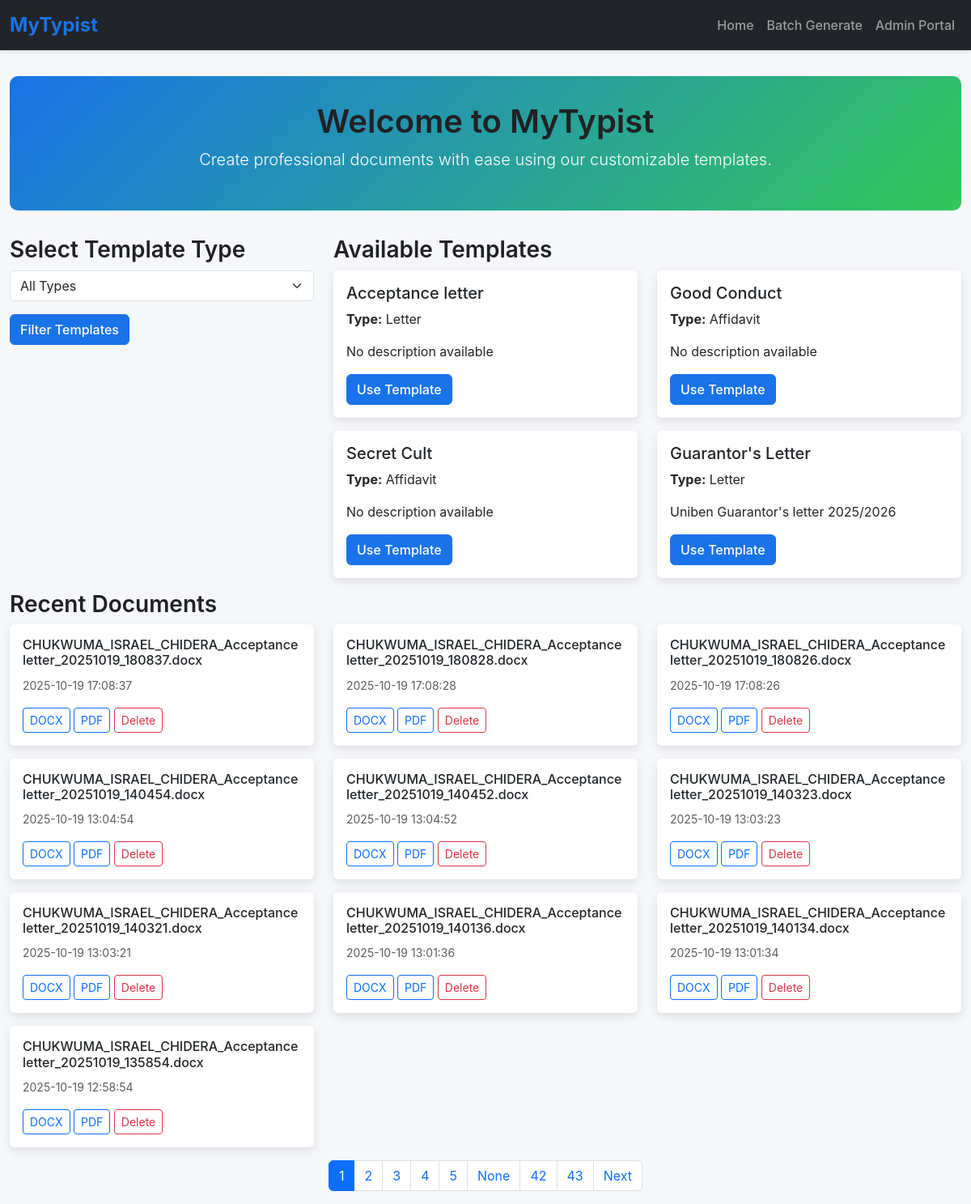
The page / on the database its author committed.
### app.py (models this page shows)
class Template(db.Model):
    __tablename__ = 'template'
    id = db.Column(db.Integer, primary_key=True)
    name = db.Column(db.String(100), nullable=False)
    type = db.Column(db.String(50), nullable=False)
    file_path = db.Column(db.String(200), nullable=False)
    description = db.Column(db.Text)
    font_family = db.Column(db.String(50), default='Times New Roman')
    font_size = db.Column(db.Integer, default=12)
    margin_top = db.Column(db.Float, default=1.0)
    margin_bottom = db.Column(db.Float, default=1.0)
    margin_left = db.Column(db.Float, default=1.0)
    margin_right = db.Column(db.Float, default=1.0)
    default_line_spacing = db.Column(db.Float, default=1.0)
    is_active = db.Column(db.Boolean, default=True)
    created_at = db.Column(db.DateTime, default=lambda: datetime.now(timezone.utc))
    updated_at = db.Column(db.DateTime, default=lambda: datetime.now(timezone.utc),
                          onupdate=lambda: datetime.now(timezone.utc))
    placeholders = db.relationship('Placeholder', back_populates='template',
                                   cascade="all, delete-orphan")
    created_documents = db.relationship('CreatedDocument', back_populates='template',
                                        cascade="all, delete-orphan")

class CreatedDocument(db.Model):
    __tablename__ = 'created_document'
    id = db.Column(db.Integer, primary_key=True)
    template_id = db.Column(db.Integer, db.ForeignKey('template.id'), nullable=False)
    user_name = db.Column(db.String(100), nullable=False)
    user_email = db.Column(db.String(100))
    file_path = db.Column(db.String(200), nullable=False)
    original_filename = db.Column(db.String(200))
    file_size = db.Column(db.Integer)
    created_at = db.Column(db.DateTime, default=lambda: datetime.now(timezone.utc))
    batch_id = db.Column(db.String(50), nullable=True)
    user_inputs = db.Column(db.Text)  # JSON storage of inputs
    template = db.relationship('Template', back_populates='created_documents')

### app.py (the view)
@app.route('/')
@cache.cached(timeout=30)  # Cache for 30 seconds to improve performance
def index():
    page = request.args.get('page', 1, type=int)
    type_filter = request.args.get('type', '')
    query = Template.query.filter_by(is_active=True)
    if type_filter:
        query = query.filter_by(type=type_filter)
    types = cache.get('template_types')
    if types is None:
        types = [t[0] for t in db.session.query(Template.type).distinct().all()]
        cache.set('template_types', types, timeout=300)  # Cache for 5 minutes
    templates = query.with_entities(Template.id, Template.name, Template.type, Template.description).all()
    recent_docs = CreatedDocument.query.order_by(CreatedDocument.created_at.desc()).paginate(
        page=page, per_page=10, error_out=False
    )
    return render_template('index.html', types=types, templates=templates,
                         recent_docs=recent_docs, page=page, total_pages=recent_docs.pages)

### templates/index.html (shortened to what this page needs)
{% extends 'base.html' %}
{% block content %}
<div class="hero text-center">
    <h1>Welcome to MyTypist</h1>
    <p class="lead">Create professional documents with ease using our customizable templates.</p>
</div>
<div class="row">
    <div class="col-md-4 mb-4">
        <h3>Select Template Type</h3>
        <form method="GET" action="{{ url_for('index') }}">
            <div class="mb-3">
                <select name="type" class="form-select">
                    <option value="">All Types</option>
                </select>
            </div>
            <button type="submit" class="btn btn-primary">Filter Templates</button>
        </form>
    </div>
    <div class="col-md-8">
        <h3>Available Templates</h3>
        {% if templates %}
        <div class="row">
            {% for template in templates %}
            <div class="col-md-6 mb-3">
                <div class="card">
                    <div class="card-body">
                        <h5 class="card-title">{{ template.name }}</h5>
                        <p class="card-text"><strong>Type:</strong> {{ template.type }}</p>
                        <p class="card-text">{{ template.description or 'No description available' }}</p>
                        <a href="{{ url_for('create', template_id=template.id) }}" class="btn btn-primary">Use Template</a>
                    </div>
                </div>
            </div>
            {% endfor %}
        </div>
        {% else %}
        <p>No templates available. Please contact the administrator.</p>
        {% endif %}
    </div>
</div>
<h3>Recent Documents</h3>
{% if recent_docs.items %}
<div class="row">
    {% for doc in recent_docs.items %}
    <div class="col-md-4 mb-3">
        <div class="card">
            <div class="card-body">
                <h6 class="card-title">{{ doc.original_filename }}</h6>
                <p class="card-text"><small class="text-muted">{{ doc.created_at.strftime('%Y-%m-%d %H:%M:%S') }}</small></p>
                <a href="{{ url_for('download', document_id=doc.id, format='docx') }}" class="btn btn-sm btn-outline-primary">DOCX</a>
                <a href="{{ url_for('download', document_id=doc.id, format='pdf') }}" class="btn btn-sm btn-outline-primary">PDF</a>
                <a href="{{ url_for('delete_document', document_id=doc.id) }}" class="btn btn-sm btn-outline-danger">Delete</a>
            </div>
        </div>
    </div>
    {% endfor %}
</div>
{% else %}
<p>No recent documents.</p>
{% endif %}
{% if recent_docs.has_prev or recent_docs.has_next %}
<nav aria-label="Page navigation">
    <ul class="pagination justify-content-center">
        {% for p in recent_docs.iter_pages() %}
        <li class="page-item {% if p == recent_docs.page %}active{% endif %}">
            <a class="page-link" href="{{ url_for('index', page=p) }}">{{ p }}</a>
        </li>
        {% endfor %}
        {% if recent_docs.has_next %}
        <li class="page-item"><a class="page-link" href="{{ url_for('index', page=recent_docs.next_num) }}">Next</a></li>
        {% endif %}
    </ul>
</nav>
{% endif %}
{% endblock %}

### templates/base.html (shortened to what this page needs)
<!DOCTYPE html>
<html lang="en">
<head>
    <link href="https://cdn.jsdelivr.net/npm/bootstrap@5.3.0/dist/css/bootstrap.min.css" rel="stylesheet">
</head>
<body>
    <nav class="navbar navbar-expand-lg navbar-dark bg-dark">
        <div class="container-fluid">
            <a class="navbar-brand" href="/">MyTypist</a>
            <div class="collapse navbar-collapse" id="navbarNav">
                <ul class="navbar-nav ms-auto">
                    <li class="nav-item"><a class="nav-link" href="/">Home</a></li>
                    <li class="nav-item"><a class="nav-link" href="/batch">Batch Generate</a></li>
                    <li class="nav-item"><a class="nav-link" href="/admin?key=SecretAdmin123">Admin Portal</a></li>
                </ul>
            </div>
        </div>
    </nav>
    <div class="container">
        {% block content %}{% endblock %}
    </div>
</body>
</html>

### templates/base.html (style rules this page uses)
body { font-family: 'Inter', -apple-system, BlinkMacSystemFont, 'Segoe UI', Roboto, sans-serif; background-color: #f5f7fa; }
.navbar { box-shadow: 0 2px 4px rgba(0, 0, 0, 0.1); }
.navbar-brand { font-weight: 700; font-size: 1.5rem; color: #1a73e8 !important; }
.nav-link { font-weight: 500; transition: color 0.2s; }
.container { max-width: 1200px; padding-top: 2rem; }
.hero { background: linear-gradient(135deg, #1a73e8 0%, #34c759 100%); color: white; padding: 2rem; border-radius: 10px; margin-bottom: 2rem; }
.card { border: none; box-shadow: 0 4px 12px rgba(0, 0, 0, 0.1); transition: transform 0.2s; }
.btn-primary { background-color: #1a73e8; border-color: #1a73e8; font-weight: 500; }
h1, h2, h3 { font-weight: 600; color: #202124; }

### rows shown on the page
Template: name "Acceptance letter", type "Letter", description "No description available"
Template: name "Good Conduct", type "Affidavit", description "No description available"
Template: name "Secret Cult", type "Affidavit", description "No description available"
Template: name "Guarantor's Letter", type "Letter", description "Uniben Guarantor's letter 2025/2026"
CreatedDocument: original_filename "CHUKWUMA_ISRAEL_CHIDERA_Acceptance letter_20251019_180837.docx", created_at "2025-10-19 17:08:37"
CreatedDocument: original_filename "CHUKWUMA_ISRAEL_CHIDERA_Acceptance letter_20251019_180828.docx", created_at "2025-10-19 17:08:28"
CreatedDocument: original_filename "CHUKWUMA_ISRAEL_CHIDERA_Acceptance letter_20251019_180826.docx", created_at "2025-10-19 17:08:26"
CreatedDocument: original_filename "CHUKWUMA_ISRAEL_CHIDERA_Acceptance letter_20251019_140454.docx", created_at "2025-10-19 13:04:54"
CreatedDocument: original_filename "CHUKWUMA_ISRAEL_CHIDERA_Acceptance letter_20251019_140452.docx", created_at "2025-10-19 13:04:52"
CreatedDocument: original_filename "CHUKWUMA_ISRAEL_CHIDERA_Acceptance letter_20251019_140323.docx", created_at "2025-10-19 13:03:23"
CreatedDocument: original_filename "CHUKWUMA_ISRAEL_CHIDERA_Acceptance letter_20251019_140321.docx", created_at "2025-10-19 13:03:21"
CreatedDocument: original_filename "CHUKWUMA_ISRAEL_CHIDERA_Acceptance letter_20251019_140136.docx", created_at "2025-10-19 13:01:36"
CreatedDocument: original_filename "CHUKWUMA_ISRAEL_CHIDERA_Acceptance letter_20251019_140134.docx", created_at "2025-10-19 13:01:34"
CreatedDocument: original_filename "CHUKWUMA_ISRAEL_CHIDERA_Acceptance letter_20251019_135854.docx", created_at "2025-10-19 12:58:54"

### other values the page prints
{{ p }} "1" "2" "3" "4" "5" "None" "42" "43"
